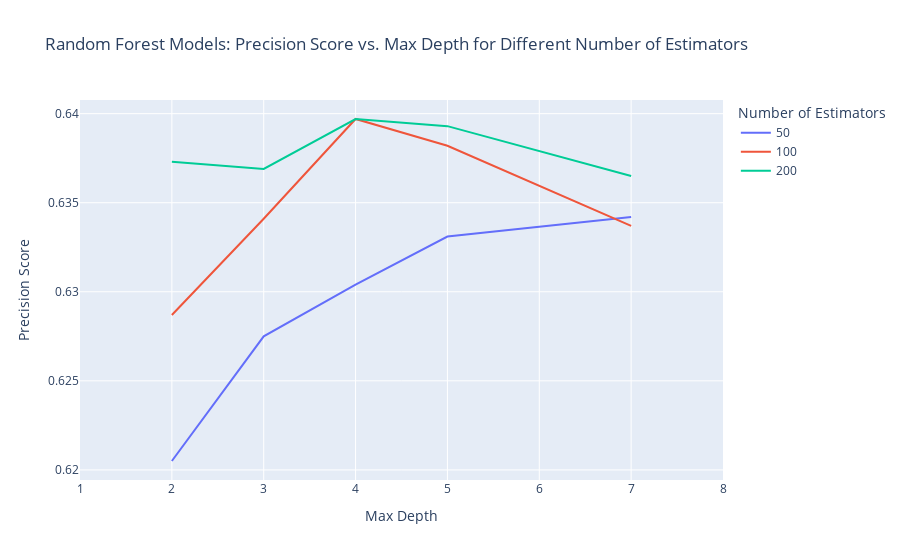

The cell this chart's notebook holds for it:
### Code cell
draw_precisions(precision_matrix, x1=1, x2=8)

### Figure 1 — Plotly figure (JSON) as saved in the notebook; plotly's stock layout.template omitted (floating-point values rounded to 4 significant figures)
{"data": [{"hovertemplate": "Number of Estimators=50<br>Max Depth=%{x}<br>Precision Score=%{y}<extra></extra>", "legendgroup": "50", "line": {"color": "#636efa", "dash": "solid"}, "marker": {"symbol": "circle"}, "mode": "lines", "name": "50", "orientation": "v", "showlegend": true, "type": "scatter", "x": [2, 3, 4, 5, 7], "xaxis": "x", "y": [0.6205, 0.6275, 0.6304, 0.6331, 0.6342], "yaxis": "y"}, {"hovertemplate": "Number of Estimators=100<br>Max Depth=%{x}<br>Precision Score=%{y}<extra></extra>", "legendgroup": "100", "line": {"color": "#EF553B", "dash": "solid"}, "marker": {"symbol": "circle"}, "mode": "lines", "name": "100", "orientation": "v", "showlegend": true, "type": "scatter", "x": [2, 3, 4, 5, 7], "xaxis": "x", "y": [0.6287, 0.6341, 0.6397, 0.6382, 0.6337], "yaxis": "y"}, {"hovertemplate": "Number of Estimators=200<br>Max Depth=%{x}<br>Precision Score=%{y}<extra></extra>", "legendgroup": "200", "line": {"color": "#00cc96", "dash": "solid"}, "marker": {"symbol": "circle"}, "mode": "lines", "name": "200", "orientation": "v", "showlegend": true, "type": "scatter", "x": [2, 3, 4, 5, 7], "xaxis": "x", "y": [0.6373, 0.6369, 0.6397, 0.6393, 0.6365], "yaxis": "y"}], "layout": {"legend": {"title": {"text": "Number of Estimators"}, "tracegroupgap": 0}, "title": {"text": "Random Forest Models: Precision Score vs. Max Depth for Different Number of Estimators"}, "xaxis": {"anchor": "y", "domain": [0, 1], "range": [1, 8], "title": {"text": "Max Depth"}}, "yaxis": {"anchor": "x", "domain": [0, 1], "title": {"text": "Precision Score"}}}}
